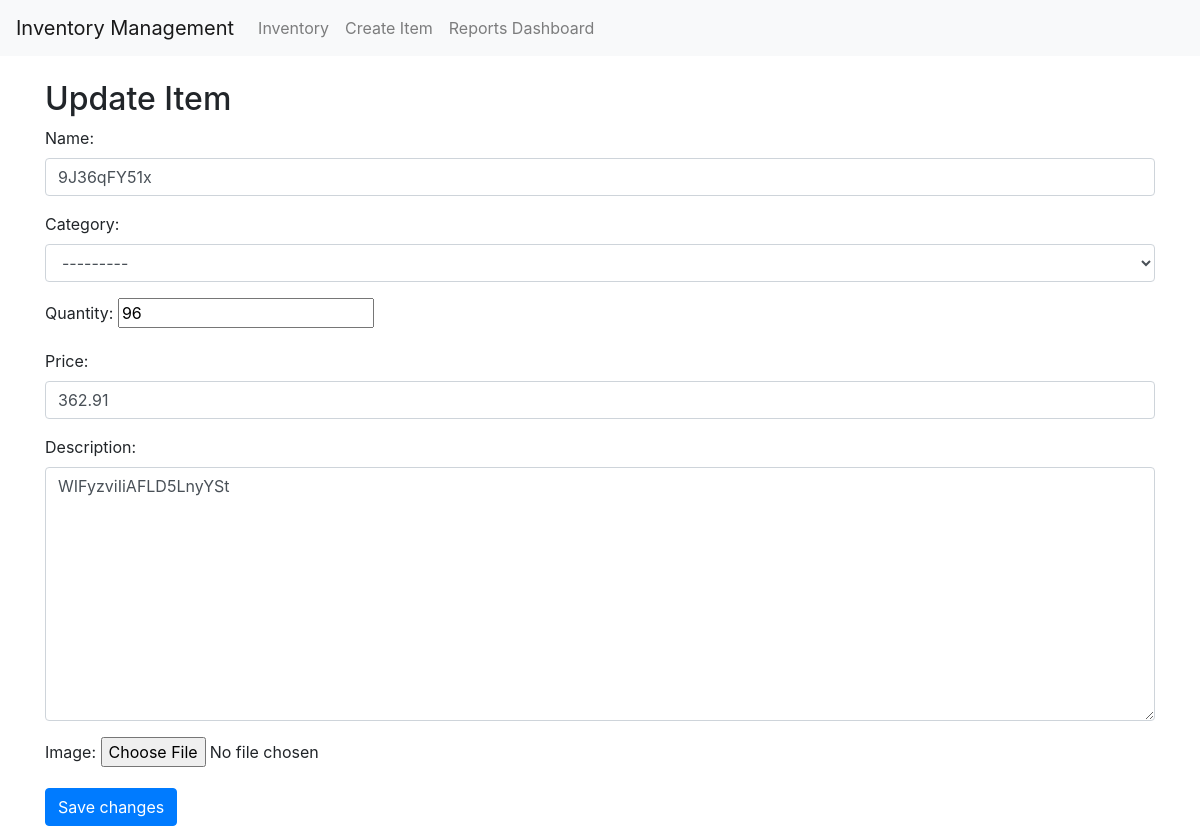
/items/3/update/, run on the app's committed database.
### inventory/models.py (models this page shows, shortened)
class Item(models.Model):
    CATEGORY_CHOICES = [
        ('electronics', 'Electronics'),
        ('clothing', 'Clothing'),
        ('books', 'Books'),
    ]
    name = models.CharField(max_length=255)
    category = models.CharField(max_length=100, choices=CATEGORY_CHOICES, blank=True, null=True)
    quantity = models.IntegerField(validators=[MinValueValidator(0)])
    price = models.DecimalField(max_digits=10, decimal_places=2)
    description = models.TextField(blank=True, null=True)
    image = models.ImageField(upload_to='item_images/', blank=True, null=True)

### inventory/views.py (the view, shortened to what this page needs)
# urls.py: path('items/<int:pk>/update/', ItemUpdateView.as_view(), name='item_update'),
class ItemUpdateView(UpdateView):
    model = Item
    template_name = 'inventory/item_update.html'
    form_class = ItemForm

### inventory/forms.py
class ItemForm(forms.ModelForm):
    class Meta:
        model = Item
        fields = '__all__'  # Or specify a list of fields if you want to include/exclude specific fields
        widgets = {
            'name': forms.TextInput(attrs={'class': 'form-control'}),
            'description': forms.Textarea(attrs={'class': 'form-control'}),
            'price': forms.NumberInput(attrs={'class': 'form-control'}),
            'category': forms.Select(attrs={'class': 'form-control'}),
        }

### inventory/templates/inventory/item_update.html (shortened to what this page needs)
{% extends 'base.html' %}
{% block content %}
  <h2>Update Item</h2>
  <form method="post">
    {{ form.as_p }}
    <button type="submit" class="btn btn-primary">Save changes</button>
  </form>
{% endblock %}

### data on the page
Item: name "9J36qFY51x", category "---------", quantity "96", price "362.91", description "WIFyzviIiAFLD5LnyYSt"
